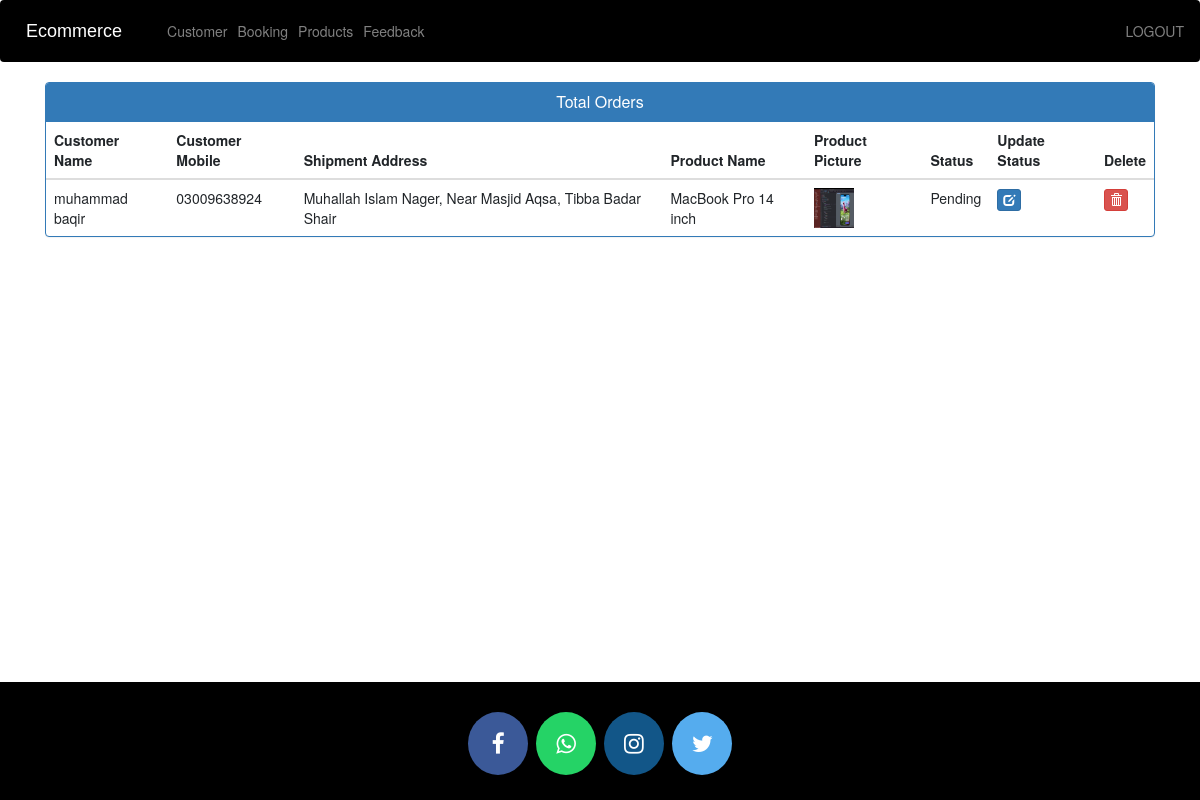
Page /admin-view-booking (signed in) on the committed database.
### ecom/models.py (models this page shows, shortened)
class Customer(models.Model):
    user = models.OneToOneField(User, on_delete=models.CASCADE)
    profile_pic = models.ImageField(upload_to='profile_pic/CustomerProfilePic/', null=True, blank=True)
    address = models.CharField(max_length=40)
    mobile = models.CharField(max_length=20, null=False)
    @property
    def get_name(self):
        return self.user.first_name + " " + self.user.last_name

class Orders(models.Model):
    STATUS = (
        ('Pending', 'Pending'),
        ('Order Confirmed', 'Order Confirmed'),
        ('On The Way', 'On The Way'),
        ('Delivered', 'Delivered'),
    )
    customer = models.ForeignKey('Customer', on_delete=models.CASCADE, null=True)
    product = models.ForeignKey('Product', on_delete=models.CASCADE, null=True)
    email = models.CharField(max_length=50, null=True)
    address = models.CharField(max_length=500, null=True)
    mobile = models.CharField(max_length=20, null=True)
    order_date = models.DateField(auto_now_add=True, null=True)
    status = models.CharField(max_length=50, null=True, choices=STATUS)

class Product(models.Model):
    name = models.CharField(max_length=40)
    category = models.ForeignKey(Category, on_delete=models.CASCADE, null=True, blank=True)
    brand = models.ForeignKey(Brand, on_delete=models.CASCADE, null=True, blank=True)
    product_image = models.ImageField(upload_to='product_image/', null=True, blank=True)
    price = models.PositiveIntegerField()
    description = models.CharField(max_length=40)

### ecom/views.py (the view)
# urls.py: path('admin-view-booking', views.admin_view_booking_view, name='admin-view-booking'),
@login_required(login_url='admin_login')
def admin_view_booking_view(request):
    orders = Orders.objects.all()
    ordered_products = []
    ordered_bys = []
    for order in orders:
        ordered_product = Product.objects.all().filter(id=order.product.id)
        ordered_by = Customer.objects.all().filter(id=order.customer.id)
        ordered_products.append(ordered_product)
        ordered_bys.append(ordered_by)
    return render(request, 'ecom/admin_view_booking.html', {'data': zip(ordered_products, ordered_bys, orders)})

### templates/ecom/admin_view_booking.html (shortened to what this page needs)
{% extends 'ecom/admin_base.html' %}
{% load static %}
{% block content %}
<head>
  <link href="//netdna.bootstrapcdn.com/bootstrap/3.0.0/css/bootstrap.min.css" rel="stylesheet" id="bootstrap-css">
</head>
<div class="container total-orders">
  <div class="panel panel-primary">
    <div class="panel-heading">
      <h6 class="panel-title">Total Orders</h6>
    </div>
    <table class="table table-hover" id="dev-table">
      <thead>
        <tr>
          <th>Customer Name</th>
          <th>Customer Mobile</th>
          <th>Shipment Address</th>
          <th>Product Name</th>
          <th>Product Picture</th>
          <th>Status</th>
          <th>Update Status</th>
          <th>Delete</th>
        </tr>
      </thead>
      {% for product,customer,order in data %}
      <tr>
        {% for c in customer %}
        <td> {{c.get_name}}</td>
        <td>{{c.mobile}}</td>
        <td>{{order.address}}</td>
        {% endfor %}
        {% for p in product %}
        <td> {{p.name}}</td>
        <td> <img src="{% static p.product_image.url %}" alt="Profile Pic" height="40px" width="40px" /></td>
        <td>{{order.status}}</td>
        <td><a class="btn btn-primary btn-xs" href="{% url 'update-order' order.id  %}"><span class="glyphicon glyphicon-edit"></span></a></td>
        <td><a class="btn btn-danger btn-xs" href="{% url 'delete-order' order.id  %}"><span class="glyphicon glyphicon-trash"></span></a></td>
        {% endfor %}
      </tr>
      {% endfor %}
    </table>
  </div>
</div>
{% endblock content %}

### templates/ecom/admin_view_booking.html (style rules this page uses)
a:link { text-decoration: none; }
h6 { text-align: center; }
.total-orders { height: calc(100vh - 200px); }

### rows in the picture
Orders: address "Muhallah Islam Nager, Near Masjid Aqsa, Tibba Badar Shair", status "Pending"
Customer: get_name "muhammad baqir", mobile "03009638924"
Product: name "MacBook Pro 14 inch", product_image (picture)
